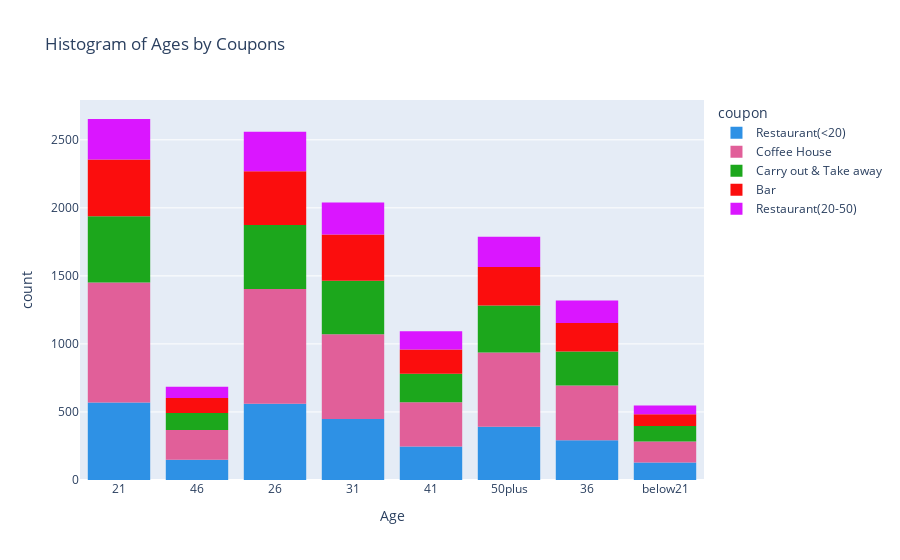

The notebook cell saved with this chart:
### Code cell
# Do some visualizations for better understanding
fig = px.histogram(data,x="age",title="Histogram of Ages by Coupons", labels={"age": "Age"},color_discrete_sequence = px.colors.qualitative.Dark24, color = "coupon" )
fig.show()

### Figure 1 — Plotly figure (JSON) as saved in the notebook; plotly's stock layout.template omitted (floating-point values rounded to 4 significant figures; data arrays with more than 128 entries replaced by an {"elided": "..."} marker saying what was removed)
{"data": [{"alignmentgroup": "True", "bingroup": "x", "hovertemplate": "coupon=Restaurant(<20)<br>Age=%{x}<br>count=%{y}<extra></extra>", "legendgroup": "Restaurant(<20)", "marker": {"color": "#2E91E5", "pattern": {"shape": ""}}, "name": "Restaurant(<20)", "offsetgroup": "Restaurant(<20)", "orientation": "v", "showlegend": true, "type": "histogram", "x": {"elided": "2786 str values"}, "xaxis": "x", "yaxis": "y"}, {"alignmentgroup": "True", "bingroup": "x", "hovertemplate": "coupon=Coffee House<br>Age=%{x}<br>count=%{y}<extra></extra>", "legendgroup": "Coffee House", "marker": {"color": "#E15F99", "pattern": {"shape": ""}}, "name": "Coffee House", "offsetgroup": "Coffee House", "orientation": "v", "showlegend": true, "type": "histogram", "x": {"elided": "3996 str values"}, "xaxis": "x", "yaxis": "y"}, {"alignmentgroup": "True", "bingroup": "x", "hovertemplate": "coupon=Carry out & Take away<br>Age=%{x}<br>count=%{y}<extra></extra>", "legendgroup": "Carry out & Take away", "marker": {"color": "#1CA71C", "pattern": {"shape": ""}}, "name": "Carry out & Take away", "offsetgroup": "Carry out & Take away", "orientation": "v", "showlegend": true, "type": "histogram", "x": {"elided": "2393 str values"}, "xaxis": "x", "yaxis": "y"}, {"alignmentgroup": "True", "bingroup": "x", "hovertemplate": "coupon=Bar<br>Age=%{x}<br>count=%{y}<extra></extra>", "legendgroup": "Bar", "marker": {"color": "#FB0D0D", "pattern": {"shape": ""}}, "name": "Bar", "offsetgroup": "Bar", "orientation": "v", "showlegend": true, "type": "histogram", "x": {"elided": "2017 str values"}, "xaxis": "x", "yaxis": "y"}, {"alignmentgroup": "True", "bingroup": "x", "hovertemplate": "coupon=Restaurant(20-50)<br>Age=%{x}<br>count=%{y}<extra></extra>", "legendgroup": "Restaurant(20-50)", "marker": {"color": "#DA16FF", "pattern": {"shape": ""}}, "name": "Restaurant(20-50)", "offsetgroup": "Restaurant(20-50)", "orientation": "v", "showlegend": true, "type": "histogram", "x": {"elided": "1492 str values"}, "xaxis": "x", "yaxis": "y"}], "layout": {"barmode": "relative", "legend": {"title": {"text": "coupon"}, "tracegroupgap": 0}, "title": {"text": "Histogram of Ages by Coupons"}, "xaxis": {"anchor": "y", "domain": [0, 1], "title": {"text": "Age"}}, "yaxis": {"anchor": "x", "domain": [0, 1], "title": {"text": "count"}}}}
